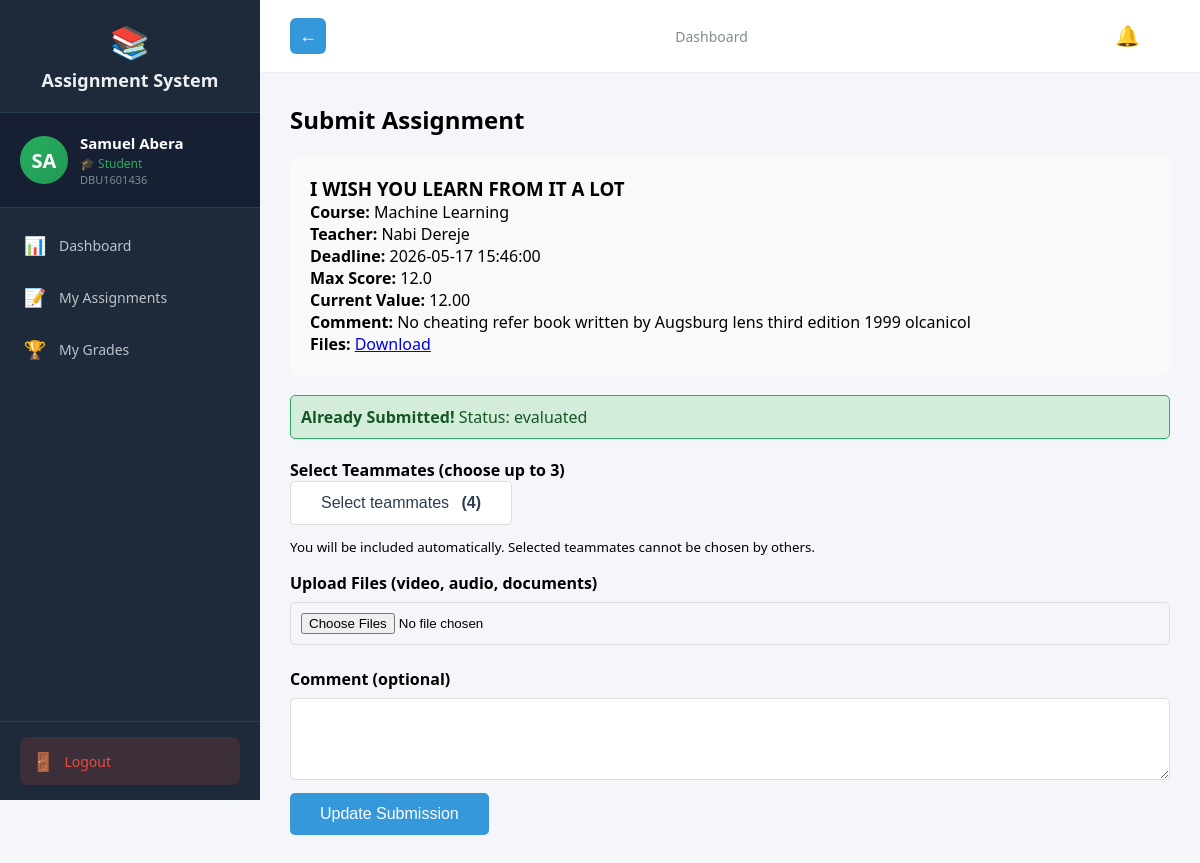
Page /student/submit/8731dde6-6c1a-4e95-85ed-e847b14a74db (signed in) on the committed database.
### tables this page shows
CREATE TABLE users (
            id TEXT PRIMARY KEY,
            user_id TEXT UNIQUE NOT NULL,
            first_name TEXT NOT NULL,
            last_name TEXT NOT NULL,
            email TEXT UNIQUE NOT NULL,
            password_hash TEXT NOT NULL,
            role TEXT NOT NULL,
            is_approved INTEGER DEFAULT 0,
            created_at TIMESTAMP DEFAULT CURRENT_TIMESTAMP,
            updated_at TIMESTAMP DEFAULT CURRENT_TIMESTAMP,
            node_id TEXT
        );

CREATE TABLE assignments (
            id TEXT PRIMARY KEY,
            title TEXT NOT NULL,
            description TEXT,
            teacher_id TEXT REFERENCES teachers(id),
            course_name TEXT NOT NULL,
            department TEXT NOT NULL,
            year INTEGER NOT NULL,
            deadline TIMESTAMP NOT NULL,
            late_submission INTEGER DEFAULT 0,
            penalty_per_day REAL DEFAULT 0.0,
            max_score REAL DEFAULT 100.0,
            is_group INTEGER DEFAULT 0,
            max_group_size INTEGER DEFAULT 1,
            teacher_comment TEXT,
            files TEXT,
            created_at TIMESTAMP DEFAULT CURRENT_TIMESTAMP,
            updated_at TIMESTAMP DEFAULT CURRENT_TIMESTAMP,
            node_id TEXT
        );

CREATE TABLE submissions (
            id TEXT PRIMARY KEY,
            assignment_id TEXT REFERENCES assignments(id),
            student_id TEXT REFERENCES students(id),
            files TEXT,
            student_comment TEXT,
            submitted_at TIMESTAMP DEFAULT CURRENT_TIMESTAMP,
            updated_at TIMESTAMP DEFAULT CURRENT_TIMESTAMP,
            grade REAL,
            feedback TEXT,
            evaluated_at TIMESTAMP,
            status TEXT DEFAULT 'submitted',
            complaint TEXT,
            complaint_status TEXT,
            group_id TEXT,
            node_id TEXT
        );

### routes_student.py (the view, shortened to what this page needs)
@student_bp.route('/submit/<assignment_id>', methods=['GET', 'POST'])
@login_required
def submit(assignment_id):
    if current_user.role != 'student':
        return redirect(url_for('auth.login'))
    conn = get_db()
    cur = conn.cursor()
    cur.execute("SELECT id FROM students WHERE user_id = ?", (current_user.id,))
    student = cur.fetchone()
    if not student:
        flash('Student profile not found!', 'danger')
        return redirect(url_for('student.dashboard'))
    student_id = student['id']
    cur.execute("""
         SELECT a.id, a.title, a.course_name, u.first_name, u.last_name,
             a.deadline, a.late_submission, a.penalty_per_day, a.teacher_comment, a.files,
             a.department, a.year, a.max_score, a.is_group, a.max_group_size
        FROM assignments a
        JOIN teachers t ON a.teacher_id = t.id
        JOIN users u ON t.user_id = u.id
        WHERE a.id = ?
    """, (assignment_id,))
    assignment = cur.fetchone()
    if not assignment:
        flash('Assignment not found!', 'danger')
        return redirect(url_for('student.dashboard'))
    try:
        max_score = float(assignment['max_score']) if assignment['max_score'] is not None else 100.0
    except Exception:
        max_score = 100.0
    current_value = max_score
    try:
        deadline_dt = datetime.strptime(assignment['deadline'], '%Y-%m-%d %H:%M:%S') if assignment['deadline'] else None
    except Exception:
        deadline_dt = None
    cur.execute("SELECT id, status, files, student_comment, group_id FROM submissions WHERE assignment_id = ? AND student_id = ?",
                (assignment_id, student_id))
    existing = cur.fetchone()
    teammates_list = []
    current_student = None
    selected_ids = []
    if assignment and assignment['is_group']:
        cur2 = get_db().cursor()
        cur2.execute("SELECT st.id, u.first_name, u.last_name, u.user_id, st.year FROM students st JOIN users u ON st.user_id = u.id WHERE st.id = ?", (student_id,))
        current_student = cur2.fetchone()
        if existing and existing['group_id']:
            cur2.execute("SELECT s.student_id FROM submissions s WHERE s.assignment_id = ? AND s.group_id = ?", (assignment_id, existing['group_id']))
            selected_ids = [r[0] for r in cur2.fetchall()]
        params = [assignment['department'].strip(), assignment['year'], student_id, assignment_id]
        query = """
            SELECT st.id, u.first_name, u.last_name, u.user_id, st.year
            FROM students st
            JOIN users u ON st.user_id = u.id
            WHERE st.department = ? AND st.year = ? AND st.id != ?
            AND st.id NOT IN (SELECT student_id FROM submissions WHERE assignment_id = ?)
        """
        cur2.execute(query, params)
        available = cur2.fetchall()
        full_selected = []
        if selected_ids:
            placeholders = ','.join(['?'] * len(selected_ids))
            cur2.execute(f"SELECT st.id, u.first_name, u.last_name, u.user_id, st.year FROM students st JOIN users u ON st.user_id = u.id WHERE st.id IN ({placeholders})", tuple(selected_ids))
            full_selected = cur2.fetchall()
        if selected_ids:
            available = [r for r in available if r[0] not in selected_ids]
        teammates_list = (full_selected if full_selected else []) + available
        cur2.connection.close()
    conn.close()
    max_score = float(assignment['max_score']) if assignment['max_score'] is not None else 100.0
    current_value = max_score
    try:
        deadline_dt = datetime.strptime(assignment['deadline'], '%Y-%m-%d %H:%M:%S') if assignment['deadline'] else None
    except Exception:
        deadline_dt = None
    return render_template('student/submit.html',
                         assignment=assignment,
                         existing=existing,
                         now=datetime.now(),
                         current_value=current_value,
                         max_score=max_score,
                         teammates_list=teammates_list,
                         current_student=current_student,
                         selected_ids=selected_ids)

### auth.py (called while the page is built)
def get_db():
    conn = sqlite3.connect('assignments.db')
    conn.row_factory = sqlite3.Row
    return conn

@login_manager.user_loader
def load_user(user_id):
    conn = get_db()
    cur = conn.cursor()
    cur.execute("SELECT id, user_id, first_name, last_name, email, role, is_approved FROM users WHERE id = ?", (user_id,))
    user = cur.fetchone()
    cur.close()
    conn.close()
    if user:
        from flask_login import UserMixin
        class User(UserMixin):
            pass
        u = User()
        u.id = user['id']
        u.user_id = user['user_id']
        u.first_name = user['first_name']
        u.last_name = user['last_name']
        u.email = user['email']
        u.role = user['role']
        u.is_approved = user['is_approved']
        return u
    return None

### routes_student.py (called while the page is built)
def get_db():
    conn = sqlite3.connect('assignments.db')
    conn.row_factory = sqlite3.Row
    return conn

### templates/student/submit.html (shortened to what this page needs)
{% extends "student_base.html" %}
{% block content %}
<h2>Submit Assignment</h2>
<div class="details">
    <h3>{{ assignment[1] }}</h3>
    <p><strong>Course:</strong> {{ assignment[2] }}</p>
    <p><strong>Teacher:</strong> {{ assignment[3] }} {{ assignment[4] }}</p>
    <p><strong>Deadline:</strong> {{ assignment[5] }}</p>
    <p><strong>Max Score:</strong> {{ max_score if max_score is not none else (assignment[12] if assignment[12] is not none else 100) }}</p>
    <p><strong>Current Value:</strong> {{ '%.2f'|format(current_value) if current_value is not none else (max_score if max_score is not none else (assignment[12] if assignment[12] is not none else 100)) }}</p>
    {% if assignment[8] %}<p><strong>Comment:</strong> {{ assignment[8] }}</p>{% endif %}
    {% if assignment[9] %}<p><strong>Files:</strong> <a href="/static/uploads/{{ assignment[9].split(',')[0] }}" download>Download</a></p>{% endif %}
</div>
{% if existing %}
<div class="flash success" style="background:#d4edda; color:#155724; padding:10px; border-radius:5px;">
    <strong>Already Submitted!</strong> Status: {{ existing[1] }}
</div>
{% endif %}
<form method="POST" enctype="multipart/form-data">
    {% if assignment['is_group'] %}
    <label>Select Teammates (choose up to {{ assignment['max_group_size'] or 2 }})</label>
    <div class="team-dropdown" style="position:relative; margin-bottom:10px;">
        <button type="button" id="teamToggle" class="btn" style="background:#fff;color:#2c3e50;border:1px solid #ddd;">Select teammates <span id="teamCount" style="font-weight:700;margin-left:8px;">(0)</span></button>
    </div>
    <small>You will be included automatically. Selected teammates cannot be chosen by others.</small>
    {% endif %}
    <label>Upload Files (video, audio, documents)</label>
    <input type="file" name="submission_files" multiple>
    <label>Comment (optional)</label>
    <textarea name="comment" rows="4">{{ existing[2] if existing else '' }}</textarea>
    <button type="submit">{% if existing %}Update Submission{% else %}Submit Assignment{% endif %}</button>
</form>
{% endblock %}

### templates/student_base.html (shortened to what this page needs)
<!DOCTYPE html>
<html>
<head>
</head>
<body>
    <div class="layout">
        <div class="sidebar" id="sidebar">
            <div class="logo">
                <span class="icon">📚</span>
                Assignment System
            </div>
            <div class="profile-card">
                <div class="avatar">{{ current_user.first_name[0] }}{{ current_user.last_name[0] }}</div>
                <div class="info">
                    <div class="name">{{ current_user.first_name }} {{ current_user.last_name }}</div>
                    <div class="role">🎓 Student</div>
                    <div class="id-text">{{ current_user.user_id }}</div>
                </div>
            </div>
            <nav>
                <a href="/student/dashboard" class="{{ 'active' if request.path == '/student/dashboard' }}" onclick="closeSidebar()">
                    <span class="icon">📊</span> Dashboard
                </a>
                <a href="/student/dashboard#assignments" onclick="closeSidebar()">
                    <span class="icon">📝</span> My Assignments
                </a>
                <a href="/student/grades" class="{{ 'active' if request.path == '/student/grades' }}" onclick="closeSidebar()">
                    <span class="icon">🏆</span> My Grades
                </a>
            </nav>
            <div class="sidebar-footer">
                <a href="/logout" class="logout-btn">
                    <span class="icon">🚪</span> Logout
                </a>
            </div>
        </div>
        <div class="main">
            <div class="topbar">
                {% if request.path != '/student/dashboard' %}
                <button id="back-btn" class="back-btn" onclick="goBack()"><span class="back-icon">←</span></button>
                {% endif %}
                <div class="breadcrumb">
                    {% block page_title %}Dashboard{% endblock %}
                </div>
                <div style="position:relative;">
                    <button id="notifBell" class="notif-bell" aria-label="Notifications">🔔
                    </button>
                </div>
            </div>
            <div class="content">
                {% block content %}{% endblock %}
            </div>
        </div>
    </div>
</body>
</html>

### templates/student_base.html (style rules this page uses)
* { margin: 0; padding: 0; box-sizing: border-box; }
body { font-family: 'Segoe UI', Arial, sans-serif; background: #f5f6fa; }
.layout { display: flex; min-height: 100vh; }
.sidebar { width: 260px; background: #1e2a3a; color: #ecf0f1; padding: 0; position: fixed; height: 100vh; overflow-y: auto; z-index: 100; transition: transform 0.3s; display: flex; flex-direction: column; }
.sidebar .logo { padding: 20px; font-size: 18px; font-weight: bold; text-align: center; border-bottom: 1px solid #2c3e50; }
.sidebar .logo .icon { font-size: 32px; display: block; margin-bottom: 5px; }
.sidebar .profile-card { padding: 20px; border-bottom: 1px solid #2c3e50; display: flex; align-items: center; gap: 12px; background: #162032; }
.sidebar .profile-card .avatar { width: 48px; height: 48px; border-radius: 50%; background: linear-gradient(135deg, #27ae60, #229954); color: white; display: flex; align-items: center; justify-content: center; font-weight: bold; font-size: 20px; flex-shrink: 0; }
.sidebar .profile-card .info { overflow: hidden; }
.sidebar .profile-card .info .name { font-weight: 600; font-size: 15px; color: white; white-space: nowrap; overflow: hidden; text-overflow: ellipsis; }
.sidebar .profile-card .info .role { font-size: 12px; color: #27ae60; margin-top: 2px; }
.sidebar .profile-card .info .id-text { font-size: 11px; color: #7f8c8d; }
.sidebar nav { flex: 1; padding: 10px 0; }
.sidebar nav a { display: flex; align-items: center; padding: 13px 20px; color: #bdc3c7; text-decoration: none; font-size: 14px; border-left: 3px solid transparent; cursor: pointer; transition: all 0.2s; margin: 2px 0; }
.sidebar nav a .icon { margin-right: 12px; font-size: 18px; width: 24px; text-align: center; }
.sidebar .sidebar-footer { padding: 15px 20px; border-top: 1px solid #2c3e50; }
.sidebar .sidebar-footer .logout-btn { display: flex; align-items: center; gap: 10px; padding: 12px; background: rgba(231,76,60,0.15); color: #e74c3c; text-decoration: none; border-radius: 8px; font-size: 14px; font-weight: 500; transition: all 0.2s; }
.sidebar .sidebar-footer .logout-btn .icon { font-size: 18px; }
.main { margin-left: 260px; flex: 1; width: calc(100% - 260px); }
.topbar { background: white; padding: 12px 30px; display: flex; justify-content: space-between; align-items: center; border-bottom: 1px solid #ecf0f1; }
.back-btn { background: #3498db; color: white; border: none; padding: 6px 10px; border-radius: 6px; cursor: pointer; font-size: 16px; margin-right: 12px; display: inline-flex; align-items: center; justify-content: center; width:36px; height:36px; }
.back-btn .back-icon { font-weight: 700; font-size: 18px; line-height: 1; }
.topbar .breadcrumb { color: #7f8c8d; font-size: 14px; }
.notif-bell { position: relative; background: none; border: none; font-size: 20px; cursor: pointer; color: #2c3e50; }
.content { padding: 30px; }
.flash { padding: 12px 15px; margin-bottom: 20px; border-radius: 5px; }
.success { background: #d5f5e3; color: #27ae60; border: 1px solid #27ae60; }

### templates/student/submit.html (style rules this page uses)
.details { background: #f9f9f9; padding: 20px; border-radius: 8px; margin: 20px 0; }
input, textarea { width: 100%; padding: 10px; margin: 8px 0; border: 1px solid #ddd; border-radius: 5px; }
button { padding: 12px 30px; background: #3498db; color: white; border: none; border-radius: 5px; cursor: pointer; font-size: 16px; }
label { font-weight: bold; display: block; margin-top: 15px; }

### rows in the picture
users: first_name "S", last_name "A", first_name "Samuel", last_name "Abera", user_id "DBU1601436"
assignments: title "I WISH YOU LEARN FROM IT A LOT", course_name "Machine Learning", deadline "2026-05-17 15:46:00", max_score "12.0", max_score "12.00", teacher_comment "No cheating refer book written by Augsburg lens third edition 1999 olcanicol", max_group_size "3"
users: first_name "Nabi", last_name "Dereje"
submissions: status "evaluated"
